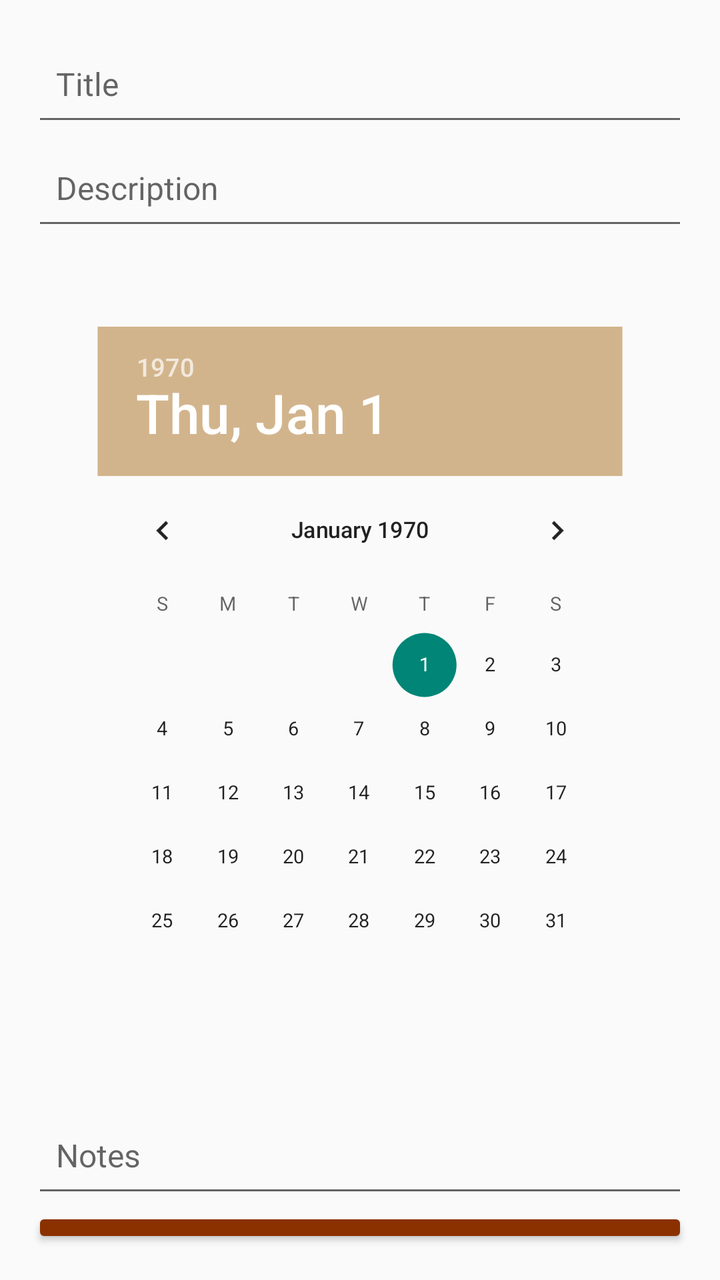
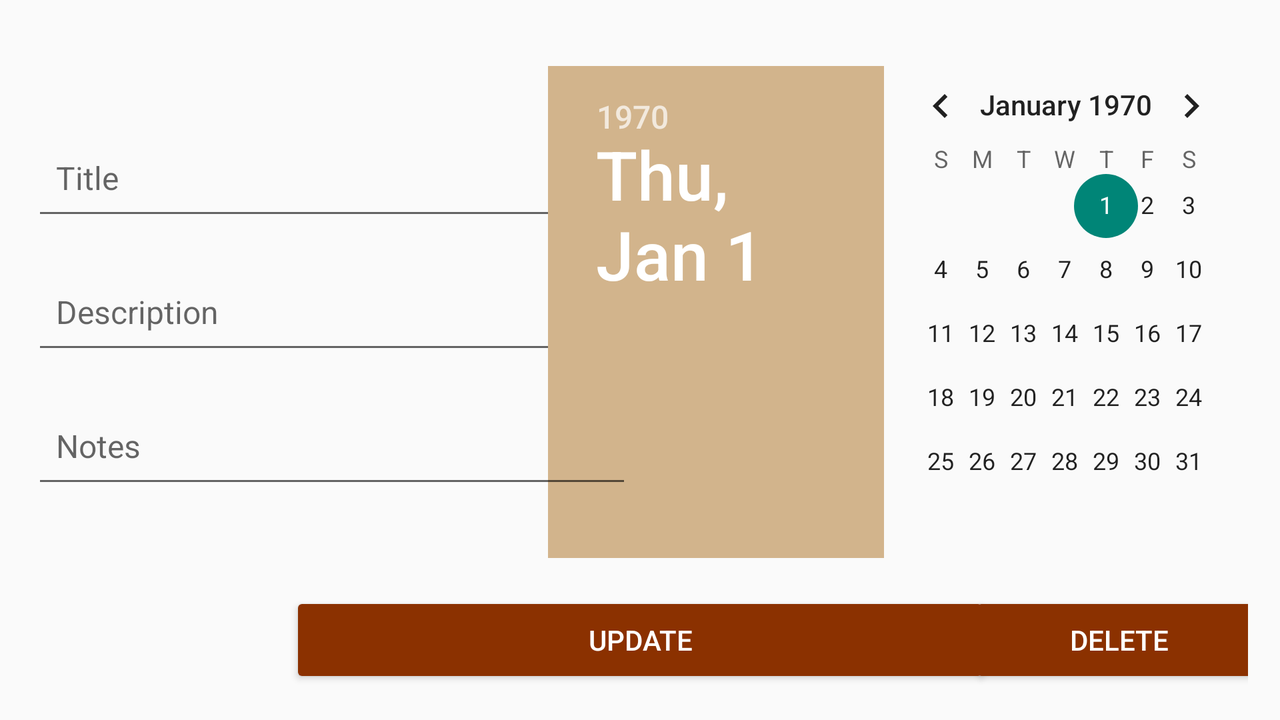

Compare how this app lays out the same screen by default and in its alternative resource folder. The renders come first, then the two layout files and the values they reference.
<!-- AndroidManifest.xml: application theme Theme.ToDo -->
<!-- res/layout/activity_update.xml -->
<?xml version="1.0" encoding="utf-8"?>
<LinearLayout xmlns:android="http://schemas.android.com/apk/res/android"
    android:layout_width="match_parent"
    android:layout_height="match_parent"
    android:gravity="center_horizontal"
    android:orientation="vertical"
    android:padding="16dp">

    <EditText
        android:id="@+id/title_update_edittext"
        style="@style/edittext_style"
        android:layout_width="match_parent"
        android:hint="@string/title"
        android:importantForAutofill="no"
        android:maxLines="1" />

    <EditText
        android:id="@+id/description_update_edittext"
        style="@style/edittext_style"
        android:layout_width="match_parent"
        android:hint="@string/description"
        android:importantForAutofill="no"
        android:maxLines="4" />

    <DatePicker
        android:id="@+id/due_update_datepicker"
        android:layout_width="wrap_content"
        android:layout_height="wrap_content"
        android:calendarViewShown="false"
        android:colorControlActivated="@color/brown"
        android:datePickerMode="calendar"
        android:headerBackground="@color/brown"
        android:scaleX="0.8"
        android:scaleY="0.8"
        android:spinnersShown="false" />

    <EditText
        android:id="@+id/notes_update_edittext"
        style="@style/edittext_style"
        android:layout_width="match_parent"
        android:hint="@string/notes"
        android:importantForAutofill="no"
        android:maxLines="4" />

    <Button
        android:id="@+id/update_button"
        style="@style/button_style"
        android:layout_width="match_parent"
        android:layout_height="wrap_content"
        android:text="@string/update" />

    <Button
        android:id="@+id/delete_button"
        style="@style/button_style"
        android:layout_width="150dp"
        android:layout_height="wrap_content"
        android:layout_marginTop="10dp"
        android:drawableStart="@drawable/ic_delete"
        android:drawableTint="@color/white"
        android:text="@string/delete" />

</LinearLayout>
<!-- resources referenced by this layout -->
<resources>
  <color name="brown">#D2B48C</color>
  <color name="white">#FFFFFFFF</color>
  <string name="delete">Delete</string>
  <string name="description">Description</string>
  <string name="notes">Notes</string>
  <string name="title">Title</string>
  <string name="update">Update</string>
  <style name="button_style">
          <item name="android:backgroundTint">@color/rust</item>
          <item name="android:textColor">@color/white</item>
      </style>
  <style name="edittext_style">
          <item name="android:padding">12dp</item>
          <item name="android:textSize">16sp</item>
          <item name="android:inputType">text</item>
          <item name="android:layout_height">52dp</item>
      </style>
  <style name="Theme.ToDo" parent="Theme.AppCompat.DayNight.DarkActionBar">
          
          <item name="colorPrimary">@color/rust</item>
          <item name="colorPrimaryVariant">@color/rust</item>
          <item name="colorOnPrimary">@color/white</item>
          
          <item name="colorSecondary">@color/brown</item>
          <item name="colorSecondaryVariant">@color/brown</item>
          <item name="colorOnSecondary">@color/black</item>
          
          <item name="android:statusBarColor">@color/rust</item>
          
      </style>
  <color name="rust">#8B3100</color>
  <color name="black">#FF000000</color>
</resources>
<!-- res/layout-land/activity_update.xml (the repository's variant of the layout above) -->
<!-- drawn on the phone turned sideways -->
<?xml version="1.0" encoding="utf-8"?>
<androidx.constraintlayout.widget.ConstraintLayout xmlns:android="http://schemas.android.com/apk/res/android"
    xmlns:app="http://schemas.android.com/apk/res-auto"
    android:layout_width="match_parent"
    android:layout_height="match_parent"
    android:gravity="center_horizontal"
    android:orientation="vertical"
    android:padding="16dp">

    <EditText
        android:id="@+id/title_update_edittext"
        style="@style/edittext_style"
        android:layout_width="300dp"
        android:layout_marginBottom="15dp"
        android:hint="@string/title"
        android:importantForAutofill="no"
        android:maxLines="1"
        app:layout_constraintBottom_toTopOf="@+id/description_update_edittext"
        app:layout_constraintStart_toStartOf="parent" />

    <EditText
        android:id="@+id/description_update_edittext"
        style="@style/edittext_style"
        android:layout_width="300dp"
        android:hint="@string/description"
        android:importantForAutofill="no"
        android:maxLines="4"
        app:layout_constraintBottom_toTopOf="@+id/delete_button"
        app:layout_constraintStart_toStartOf="parent"
        app:layout_constraintTop_toTopOf="parent" />

    <DatePicker
        android:id="@+id/due_update_datepicker"
        android:layout_width="350dp"
        android:layout_height="wrap_content"
        android:calendarViewShown="false"
        android:colorControlActivated="@color/brown"
        android:datePickerMode="calendar"
        android:headerBackground="@color/brown"
        android:spinnersShown="false"
        app:layout_constraintBottom_toTopOf="@+id/update_button"
        app:layout_constraintEnd_toEndOf="parent"
        app:layout_constraintTop_toTopOf="parent" />

    <EditText
        android:id="@+id/notes_update_edittext"
        style="@style/edittext_style"
        android:layout_width="300dp"
        android:layout_marginTop="15dp"
        android:hint="@string/notes"
        android:importantForAutofill="no"
        android:maxLines="4"
        app:layout_constraintStart_toStartOf="parent"
        app:layout_constraintTop_toBottomOf="@+id/description_update_edittext" />

    <Button
        android:id="@+id/update_button"
        style="@style/button_style"
        android:layout_width="350dp"
        android:layout_height="wrap_content"
        android:text="@string/update"
        app:layout_constraintBottom_toBottomOf="parent"
        app:layout_constraintEnd_toEndOf="parent"
        app:layout_constraintStart_toStartOf="parent" />

    <Button
        android:id="@+id/delete_button"
        style="@style/button_style"
        android:layout_width="150dp"
        android:layout_height="wrap_content"
        android:drawableStart="@drawable/ic_delete"
        android:drawableTint="@color/white"
        android:text="@string/delete"
        app:layout_constraintBottom_toBottomOf="parent"
        app:layout_constraintEnd_toEndOf="parent"
        app:layout_constraintStart_toEndOf="@+id/update_button" />

</androidx.constraintlayout.widget.ConstraintLayout>
